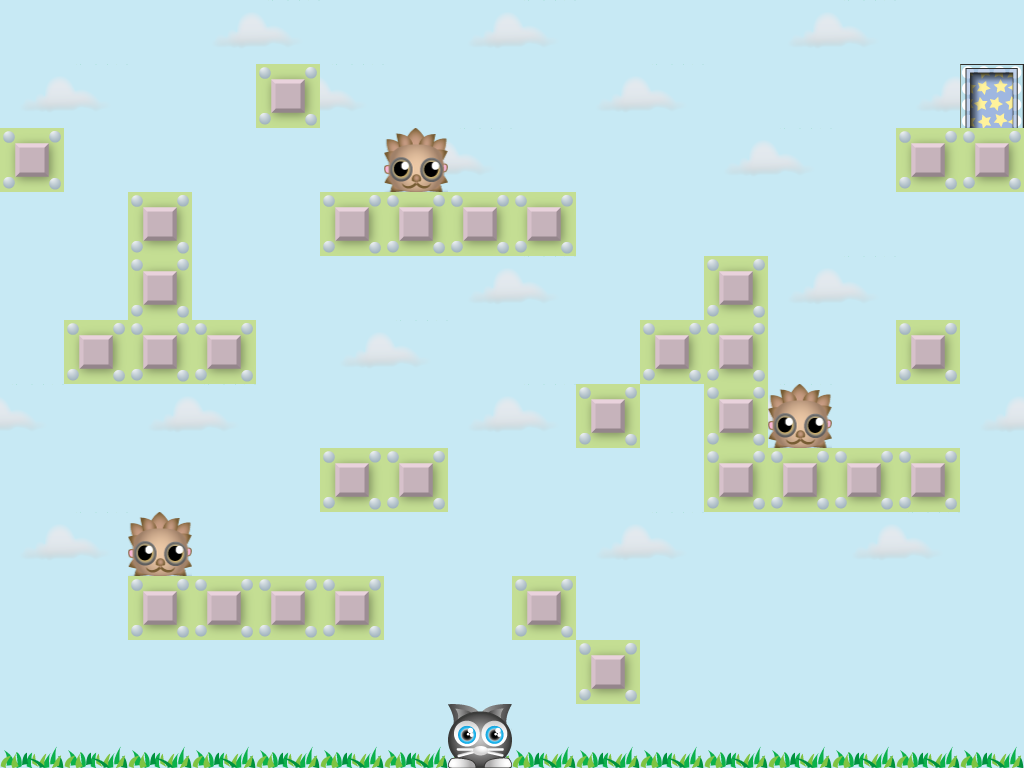

The image is a tile-based game level rendered from a .tmx file. Its description and complete source (layers, tilesets, objects, tile grids) follow:
An orthogonal 16x12 tile map with 64x64 px tiles, 2 tile layers (map, gameObjects).

<map version="1.0" tiledversion="1.1.2" orientation="orthogonal" renderorder="right-down" width="16" height="12" tilewidth="64" tileheight="64" infinite="0" nextobjectid="1">
 <tileset firstgid="1" source="hedgehogApocalypse.tsx" />
 <layer name="map" width="16" height="12">
  <data encoding="csv">
7,7,7,8,9,7,7,8,9,7,7,7,8,9,7,7,
8,9,7,7,4,9,7,7,7,8,9,7,7,7,8,5,
4,7,7,7,7,7,8,9,7,7,7,8,9,7,4,4,
7,7,4,7,7,4,4,4,4,7,7,7,7,7,7,7,
7,7,4,7,7,7,7,8,9,7,7,4,8,9,7,7,
7,4,4,4,7,8,9,7,7,7,4,4,7,7,4,7,
9,7,8,9,7,7,7,8,9,4,7,4,9,7,7,8,
7,7,7,7,7,4,4,7,7,7,7,4,4,4,4,7,
8,9,7,7,7,7,7,7,7,8,9,7,7,8,9,7,
7,7,4,4,4,4,7,7,4,7,7,7,7,7,7,7,
7,7,7,7,7,7,7,7,7,4,7,7,7,7,7,7,
6,6,6,6,6,6,6,6,6,6,6,6,6,6,6,6
</data>
 </layer>
 <layer name="gameObjects" width="16" height="12">
  <data encoding="csv">
0,0,0,0,0,0,0,0,0,0,0,0,0,0,0,0,
0,0,0,0,0,0,0,0,0,0,0,0,0,0,0,0,
0,0,0,0,0,0,2,0,0,0,0,0,0,0,0,0,
0,0,0,0,0,0,0,0,0,0,0,0,0,0,0,0,
0,0,0,0,0,0,0,0,0,0,0,0,0,0,0,0,
0,0,0,0,0,0,0,0,0,0,0,0,0,0,0,0,
0,0,0,0,0,0,0,0,0,0,0,0,2,0,0,0,
0,0,0,0,0,0,0,0,0,0,0,0,0,0,0,0,
0,0,2,0,0,0,0,0,0,0,0,0,0,0,0,0,
0,0,0,0,0,0,0,0,0,0,0,0,0,0,0,0,
0,0,0,0,0,0,0,0,0,0,0,0,0,0,0,0,
0,0,0,0,0,0,0,1,0,0,0,0,0,0,0,0
</data>
 </layer>
</map>
